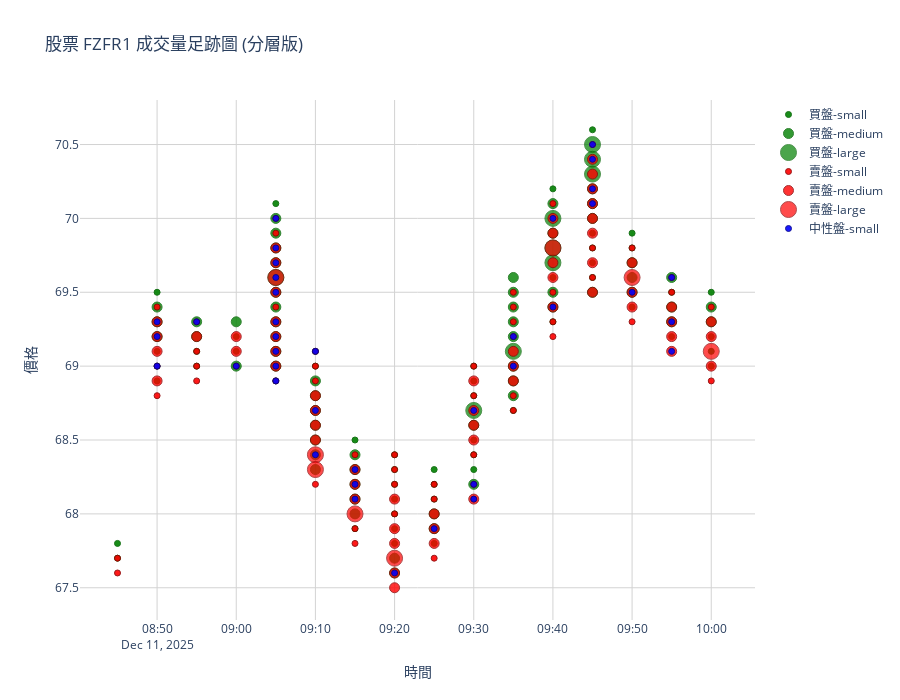

Notebook source saved alongside this figure:
### Markdown cell above
#### 走勢分布圖

### Code cell
def create_footprint_scatter_layered(fp_series):
    fig = go.Figure()
    
    # 定義分層閾值
    VOLUME_LEVELS = {
        'small': (1, 50),      # 小量
        'medium': (51, 200),   # 中量
        'large': (201, float('inf'))  # 大量
    }
    
    # 準備分層數據
    buy_data = {'small': [], 'medium': [], 'large': []}
    sell_data = {'small': [], 'medium': [], 'large': []}
    neutral_data = {'small': [], 'medium': [], 'large': []}
    
    for timestamp, fp_dict in fp_series.items():
        if isinstance(fp_dict, float) and np.isnan(fp_dict):
            continue
            
        for price, data in fp_dict.items():
            buy_vol = data.get('buy', 0)
            sell_vol = data.get('sell', 0)
            neutral_vol = data.get('neutral', 0)
            
            # 分類買盤
            if buy_vol > 0:
                for level, (min_vol, max_vol) in VOLUME_LEVELS.items():
                    if min_vol <= buy_vol <= max_vol:
                        buy_data[level].append((timestamp, price, buy_vol))
                        break
            
            # 分類賣盤
            if sell_vol > 0:
                for level, (min_vol, max_vol) in VOLUME_LEVELS.items():
                    if min_vol <= sell_vol <= max_vol:
                        sell_data[level].append((timestamp, price, sell_vol))
                        break
            
            # 分類中性盤
            if neutral_vol > 0:
                for level, (min_vol, max_vol) in VOLUME_LEVELS.items():
                    if min_vol <= neutral_vol <= max_vol:
                        neutral_data[level].append((timestamp, price, neutral_vol))
                        break
    
    # 顏色和大小配置
    level_config = {
        'small': {'size': 6, 'opacity': 0.9, 'symbol': 'circle'},
        'medium': {'size': 10, 'opacity': 0.8, 'symbol': 'circle'},
        'large': {'size': 16, 'opacity': 0.7, 'symbol': 'circle'}
    }
    
    # 添加買盤分層
    for level in ['small', 'medium', 'large']:
        if buy_data[level]:
            timestamps, prices, volumes = zip(*buy_data[level])
            fig.add_trace(go.Scatter(
                x=timestamps,
                y=prices,
                mode='markers',
                name=f'買盤-{level}',
                marker=dict(
                    size=level_config[level]['size'],
                    color='green',
                    opacity=level_config[level]['opacity'],
                    symbol=level_config[level]['symbol'],
                    line=dict(width=1, color='darkgreen')
                ),
                hovertemplate=(
                    "時間: %{x}<br>" +
                    "價格: %{y}<br>" +
                    "買盤量: %{text}<br>" +
                    "級別: " + level +
                    "<extra></extra>"
                ),
                text=volumes
            ))
    
    # 添加賣盤分層
    for level in ['small', 'medium', 'large']:
        if sell_data[level]:
            timestamps, prices, volumes = zip(*sell_data[level])
            fig.add_trace(go.Scatter(
                x=timestamps,
                y=prices,
                mode='markers',
                name=f'賣盤-{level}',
                marker=dict(
                    size=level_config[level]['size'],
                    color='red',
                    opacity=level_config[level]['opacity'],
                    symbol=level_config[level]['symbol'],
                    line=dict(width=1, color='darkred')
                ),
                hovertemplate=(
                    "時間: %{x}<br>" +
                    "價格: %{y}<br>" +
                    "賣盤量: %{text}<br>" +
                    "級別: " + level +
                    "<extra></extra>"
                ),
                text=volumes
            ))
    
    # 添加中性盤分層
    for level in ['small', 'medium', 'large']:
        if neutral_data[level]:
            timestamps, prices, volumes = zip(*neutral_data[level])
            fig.add_trace(go.Scatter(
                x=timestamps,
                y=prices,
                mode='markers',
                name=f'中性盤-{level}',
                marker=dict(
                    size=level_config[level]['size'],
                    color='blue',
                    opacity=level_config[level]['opacity'],
                    symbol=level_config[level]['symbol'],
                    line=dict(width=1, color='darkblue')
                ),
                hovertemplate=(
                    "時間: %{x}<br>" +
                    "價格: %{y}<br>" +
                    "中性盤量: %{text}<br>" +
                    "級別: " + level +
                    "<extra></extra>"
                ),
                text=volumes
            ))
    
    fig.update_layout(
        title=f"股票 {code} 成交量足跡圖 (分層版)",
        xaxis_title="時間",
        yaxis_title="價格",
        height=700,
        showlegend=True,
        plot_bgcolor='white'
    )
    
    fig.update_xaxes(showgrid=True, gridwidth=1, gridcolor='lightgray')
    fig.update_yaxes(showgrid=True, gridwidth=1, gridcolor='lightgray')
    
    return fig

fig = create_footprint_scatter_layered(fp_data[f'volume_footprint_{code}'].loc[time1: time2])
fig.show()

### Figure 1 — Plotly figure (JSON) as saved in the notebook; plotly's stock layout.template omitted (floating-point values rounded to 4 significant figures)
{"data": [{"hovertemplate": "時間: %{x}<br>價格: %{y}<br>買盤量: %{text}<br>級別: small<extra></extra>", "marker": {"color": "green", "line": {"color": "darkgreen", "width": 1}, "opacity": 0.9, "size": 6, "symbol": "circle"}, "mode": "markers", "name": "買盤-small", "text": ["14.0", "33.0", "22.0", "12.0", "6.0", "1.0", "14.0", "21.0", "38.0", "32.0", "5.0", "3.0", "34.0", "1.0", "15.0", "22.0", "20.0", "38.0", "6.0", "21.0", "7.0", "47.0", "12.0", "3.0", "38.0", "39.0", "43.0", "35.0", "39.0", "37.0", "38.0", "15.0", "38.0", "45.0", "5.0", "19.0", "39.0", "29.0", "16.0", "50.0", "28.0", "22.0", "20.0", "3.0", "27.0", "14.0", "35.0", "21.0", "2.0", "50.0", "31.0", "10.0"], "type": "scatter", "x": ["2025-12-11T08:45:00", "2025-12-11T08:45:00", "2025-12-11T08:50:00", "2025-12-11T08:50:00", "2025-12-11T08:50:00", "2025-12-11T08:50:00", "2025-12-11T08:55:00", "2025-12-11T08:55:00", "2025-12-11T09:00:00", "2025-12-11T09:00:00", "2025-12-11T09:05:00", "2025-12-11T09:05:00", "2025-12-11T09:10:00", "2025-12-11T09:10:00", "2025-12-11T09:15:00", "2025-12-11T09:15:00", "2025-12-11T09:20:00", "2025-12-11T09:20:00", "2025-12-11T09:20:00", "2025-12-11T09:20:00", "2025-12-11T09:20:00", "2025-12-11T09:20:00", "2025-12-11T09:20:00", "2025-12-11T09:25:00", "2025-12-11T09:25:00", "2025-12-11T09:25:00", "2025-12-11T09:25:00", "2025-12-11T09:30:00", "2025-12-11T09:30:00", "2025-12-11T09:30:00", "2025-12-11T09:30:00", "2025-12-11T09:30:00", "2025-12-11T09:30:00", "2025-12-11T09:30:00", "2025-12-11T09:35:00", "2025-12-11T09:40:00", "2025-12-11T09:40:00", "2025-12-11T09:40:00", "2025-12-11T09:45:00", "2025-12-11T09:45:00", "2025-12-11T09:45:00", "2025-12-11T09:45:00", "2025-12-11T09:45:00", "2025-12-11T09:50:00", "2025-12-11T09:50:00", "2025-12-11T09:50:00", "2025-12-11T09:55:00", "2025-12-11T09:55:00", "2025-12-11T10:00:00", "2025-12-11T10:00:00", "2025-12-11T10:00:00", "2025-12-11T10:00:00"], "y": [67.8, 67.7, 69.5, 69.1, 69, 68.9, 69.1, 69, 69.2, 69.1, 70.1, 68.9, 69.1, 69, 68.5, 67.9, 68.4, 68.3, 68.2, 68.1, 68, 67.9, 67.8, 68.3, 68.2, 68.1, 67.8, 69, 68.9, 68.8, 68.5, 68.4, 68.3, 68.1, 68.7, 70.2, 69.6, 69.3, 70.6, 69.9, 69.8, 69.7, 69.6, 69.9, 69.8, 69.4, 69.5, 69.2, 69.5, 69.2, 69.1, 69]}, {"hovertemplate": "時間: %{x}<br>價格: %{y}<br>買盤量: %{text}<br>級別: medium<extra></extra>", "marker": {"color": "green", "line": {"color": "darkgreen", "width": 1}, "opacity": 0.8, "size": 10, "symbol": "circle"}, "mode": "markers", "name": "買盤-medium", "text": ["121.0", "161.0", "71.0", "65.0", "99.0", "53.0", "94.0", "152.0", "174.0", "140.0", "181.0", "68.0", "80.0", "148.0", "147.0", "123.0", "82.0", "128.0", "116.0", "120.0", "124.0", "93.0", "51.0", "102.0", "63.0", "66.0", "132.0", "102.0", "86.0", "57.0", "67.0", "79.0", "116.0", "127.0", "141.0", "118.0", "92.0", "58.0", "83.0", "156.0", "107.0", "56.0", "117.0", "62.0", "176.0", "156.0", "63.0", "105.0", "130.0", "71.0", "82.0", "85.0", "60.0", "56.0", "63.0", "66.0", "71.0", "61.0", "52.0"], "type": "scatter", "x": ["2025-12-11T08:50:00", "2025-12-11T08:50:00", "2025-12-11T08:50:00", "2025-12-11T08:55:00", "2025-12-11T08:55:00", "2025-12-11T09:00:00", "2025-12-11T09:00:00", "2025-12-11T09:05:00", "2025-12-11T09:05:00", "2025-12-11T09:05:00", "2025-12-11T09:05:00", "2025-12-11T09:05:00", "2025-12-11T09:05:00", "2025-12-11T09:05:00", "2025-12-11T09:05:00", "2025-12-11T09:05:00", "2025-12-11T09:05:00", "2025-12-11T09:10:00", "2025-12-11T09:10:00", "2025-12-11T09:10:00", "2025-12-11T09:10:00", "2025-12-11T09:10:00", "2025-12-11T09:10:00", "2025-12-11T09:10:00", "2025-12-11T09:15:00", "2025-12-11T09:15:00", "2025-12-11T09:15:00", "2025-12-11T09:15:00", "2025-12-11T09:15:00", "2025-12-11T09:20:00", "2025-12-11T09:20:00", "2025-12-11T09:25:00", "2025-12-11T09:25:00", "2025-12-11T09:30:00", "2025-12-11T09:30:00", "2025-12-11T09:35:00", "2025-12-11T09:35:00", "2025-12-11T09:35:00", "2025-12-11T09:35:00", "2025-12-11T09:35:00", "2025-12-11T09:35:00", "2025-12-11T09:35:00", "2025-12-11T09:35:00", "2025-12-11T09:40:00", "2025-12-11T09:40:00", "2025-12-11T09:40:00", "2025-12-11T09:40:00", "2025-12-11T09:45:00", "2025-12-11T09:45:00", "2025-12-11T09:45:00", "2025-12-11T09:45:00", "2025-12-11T09:50:00", "2025-12-11T09:50:00", "2025-12-11T09:50:00", "2025-12-11T09:55:00", "2025-12-11T09:55:00", "2025-12-11T09:55:00", "2025-12-11T10:00:00", "2025-12-11T10:00:00"], "y": [69.4, 69.3, 69.2, 69.3, 69.2, 69.3, 69, 70, 69.9, 69.8, 69.7, 69.5, 69.4, 69.3, 69.2, 69.1, 69, 68.9, 68.8, 68.7, 68.6, 68.5, 68.4, 68.3, 68.4, 68.3, 68.2, 68.1, 68, 67.7, 67.6, 68, 67.9, 68.6, 68.2, 69.6, 69.5, 69.4, 69.3, 69.2, 69, 68.9, 68.8, 70.1, 69.9, 69.5, 69.4, 70.2, 70.1, 70, 69.5, 69.7, 69.6, 69.5, 69.6, 69.4, 69.3, 69.4, 69.3]}, {"hovertemplate": "時間: %{x}<br>價格: %{y}<br>買盤量: %{text}<br>級別: large<extra></extra>", "marker": {"color": "green", "line": {"color": "darkgreen", "width": 1}, "opacity": 0.7, "size": 16, "symbol": "circle"}, "mode": "markers", "name": "買盤-large", "text": ["205.0", "209.0", "257.0", "233.0", "233.0", "209.0", "304.0", "576.0", "259.0"], "type": "scatter", "x": ["2025-12-11T09:05:00", "2025-12-11T09:30:00", "2025-12-11T09:35:00", "2025-12-11T09:40:00", "2025-12-11T09:40:00", "2025-12-11T09:40:00", "2025-12-11T09:45:00", "2025-12-11T09:45:00", "2025-12-11T09:45:00"], "y": [69.6, 68.7, 69.1, 70, 69.8, 69.7, 70.5, 70.4, 70.3]}, {"hovertemplate": "時間: %{x}<br>價格: %{y}<br>賣盤量: %{text}<br>級別: small<extra></extra>", "marker": {"color": "red", "line": {"color": "darkred", "width": 1}, "opacity": 0.9, "size": 6, "symbol": "circle"}, "mode": "markers", "name": "賣盤-small", "text": ["39.0", "5.0", "16.0", "26.0", "2.0", "4.0", "13.0", "2.0", "8.0", "38.0", "40.0", "41.0", "11.0", "48.0", "12.0", "39.0", "30.0", "35.0", "11.0", "23.0", "14.0", "12.0", "7.0", "8.0", "37.0", "9.0", "49.0", "35.0", "8.0", "29.0", "9.0", "50.0", "39.0", "12.0", "5.0", "47.0", "32.0", "50.0", "10.0", "17.0", "50.0", "2.0", "47.0", "24.0", "50.0", "8.0", "26.0", "1.0", "32.0", "27.0", "9.0"], "type": "scatter", "x": ["2025-12-11T08:45:00", "2025-12-11T08:45:00", "2025-12-11T08:50:00", "2025-12-11T08:50:00", "2025-12-11T08:50:00", "2025-12-11T08:55:00", "2025-12-11T08:55:00", "2025-12-11T08:55:00", "2025-12-11T08:55:00", "2025-12-11T09:00:00", "2025-12-11T09:05:00", "2025-12-11T09:05:00", "2025-12-11T09:05:00", "2025-12-11T09:05:00", "2025-12-11T09:10:00", "2025-12-11T09:10:00", "2025-12-11T09:10:00", "2025-12-11T09:10:00", "2025-12-11T09:15:00", "2025-12-11T09:15:00", "2025-12-11T09:15:00", "2025-12-11T09:20:00", "2025-12-11T09:20:00", "2025-12-11T09:20:00", "2025-12-11T09:20:00", "2025-12-11T09:25:00", "2025-12-11T09:25:00", "2025-12-11T09:25:00", "2025-12-11T09:30:00", "2025-12-11T09:30:00", "2025-12-11T09:30:00", "2025-12-11T09:30:00", "2025-12-11T09:35:00", "2025-12-11T09:35:00", "2025-12-11T09:35:00", "2025-12-11T09:35:00", "2025-12-11T09:35:00", "2025-12-11T09:35:00", "2025-12-11T09:40:00", "2025-12-11T09:40:00", "2025-12-11T09:40:00", "2025-12-11T09:40:00", "2025-12-11T09:45:00", "2025-12-11T09:45:00", "2025-12-11T09:45:00", "2025-12-11T09:50:00", "2025-12-11T09:50:00", "2025-12-11T09:55:00", "2025-12-11T09:55:00", "2025-12-11T10:00:00", "2025-12-11T10:00:00"], "y": [67.7, 67.6, 69.4, 69, 68.8, 69.3, 69.1, 69, 68.9, 69, 70, 69.9, 69.4, 68.9, 69.1, 69, 68.9, 68.2, 68.4, 67.9, 67.8, 68.4, 68.3, 68.2, 68, 68.2, 68.1, 67.7, 69, 68.8, 68.4, 68.2, 69.5, 69.4, 69.3, 69.2, 68.8, 68.7, 70.1, 69.5, 69.3, 69.2, 70.5, 69.8, 69.6, 69.8, 69.3, 69.6, 69.5, 69.4, 68.9]}, {"hovertemplate": "時間: %{x}<br>價格: %{y}<br>賣盤量: %{text}<br>級別: medium<extra></extra>", "marker": {"color": "red", "line": {"color": "darkred", "width": 1}, "opacity": 0.8, "size": 10, "symbol": "circle"}, "mode": "markers", "name": "賣盤-medium", "text": ["86.0", "79.0", "64.0", "53.0", "82.0", "87.0", "69.0", "76.0", "99.0", "153.0", "67.0", "114.0", "135.0", "195.0", "79.0", "107.0", "117.0", "79.0", "103.0", "117.0", "120.0", "57.0", "57.0", "79.0", "166.0", "89.0", "81.0", "75.0", "69.0", "51.0", "90.0", "90.0", "80.0", "85.0", "136.0", "73.0", "86.0", "128.0", "196.0", "156.0", "68.0", "65.0", "120.0", "164.0", "143.0", "91.0", "67.0", "55.0", "133.0", "85.0", "78.0", "127.0", "53.0", "79.0", "180.0", "145.0", "114.0", "102.0", "94.0", "83.0"], "type": "scatter", "x": ["2025-12-11T08:50:00", "2025-12-11T08:50:00", "2025-12-11T08:50:00", "2025-12-11T08:50:00", "2025-12-11T08:55:00", "2025-12-11T09:00:00", "2025-12-11T09:00:00", "2025-12-11T09:05:00", "2025-12-11T09:05:00", "2025-12-11T09:05:00", "2025-12-11T09:05:00", "2025-12-11T09:05:00", "2025-12-11T09:05:00", "2025-12-11T09:05:00", "2025-12-11T09:10:00", "2025-12-11T09:10:00", "2025-12-11T09:10:00", "2025-12-11T09:10:00", "2025-12-11T09:15:00", "2025-12-11T09:15:00", "2025-12-11T09:15:00", "2025-12-11T09:20:00", "2025-12-11T09:20:00", "2025-12-11T09:20:00", "2025-12-11T09:20:00", "2025-12-11T09:20:00", "2025-12-11T09:25:00", "2025-12-11T09:25:00", "2025-12-11T09:25:00", "2025-12-11T09:30:00", "2025-12-11T09:30:00", "2025-12-11T09:30:00", "2025-12-11T09:30:00", "2025-12-11T09:30:00", "2025-12-11T09:35:00", "2025-12-11T09:35:00", "2025-12-11T09:35:00", "2025-12-11T09:40:00", "2025-12-11T09:40:00", "2025-12-11T09:40:00", "2025-12-11T09:40:00", "2025-12-11T09:40:00", "2025-12-11T09:45:00", "2025-12-11T09:45:00", "2025-12-11T09:45:00", "2025-12-11T09:45:00", "2025-12-11T09:45:00", "2025-12-11T09:45:00", "2025-12-11T09:45:00", "2025-12-11T09:45:00", "2025-12-11T09:50:00", "2025-12-11T09:50:00", "2025-12-11T09:50:00", "2025-12-11T09:55:00", "2025-12-11T09:55:00", "2025-12-11T09:55:00", "2025-12-11T09:55:00", "2025-12-11T10:00:00", "2025-12-11T10:00:00", "2025-12-11T10:00:00"], "y": [69.3, 69.2, 69.1, 68.9, 69.2, 69.2, 69.1, 69.8, 69.7, 69.5, 69.3, 69.2, 69.1, 69, 68.8, 68.7, 68.6, 68.5, 68.3, 68.2, 68.1, 68.1, 67.9, 67.8, 67.6, 67.5, 68, 67.9, 67.8, 68.9, 68.7, 68.6, 68.5, 68.1, 69.1, 69, 68.9, 70, 69.9, 69.7, 69.6, 69.4, 70.4, 70.3, 70.2, 70.1, 70, 69.9, 69.7, 69.5, 69.7, 69.5, 69.4, 69.4, 69.3, 69.2, 69.1, 69.3, 69.2, 69]}, {"hovertemplate": "時間: %{x}<br>價格: %{y}<br>賣盤量: %{text}<br>級別: large<extra></extra>", "marker": {"color": "red", "line": {"color": "darkred", "width": 1}, "opacity": 0.7, "size": 16, "symbol": "circle"}, "mode": "markers", "name": "賣盤-large", "text": ["359.0", "292.0", "379.0", "212.0", "239.0", "273.0", "317.0", "227.0"], "type": "scatter", "x": ["2025-12-11T09:05:00", "2025-12-11T09:10:00", "2025-12-11T09:10:00", "2025-12-11T09:15:00", "2025-12-11T09:20:00", "2025-12-11T09:40:00", "2025-12-11T09:50:00", "2025-12-11T10:00:00"], "y": [69.6, 68.4, 68.3, 68, 67.7, 69.8, 69.6, 69.1]}, {"hovertemplate": "時間: %{x}<br>價格: %{y}<br>中性盤量: %{text}<br>級別: small<extra></extra>", "marker": {"color": "blue", "line": {"color": "darkblue", "width": 1}, "opacity": 0.9, "size": 6, "symbol": "circle"}, "mode": "markers", "name": "中性盤-small", "text": ["1.0", "3.0", "1.0", "1.0", "7.0", "3.0", "2.0", "10.0", "2.0", "1.0", "3.0", "4.0", "6.0", "4.0", "1.0", "8.0", "12.0", "6.0", "1.0", "3.0", "2.0", "18.0", "1.0", "7.0", "10.0", "2.0", "2.0", "1.0", "3.0", "3.0", "1.0", "4.0", "1.0", "22.0", "14.0", "6.0", "1.0", "14.0"], "type": "scatter", "x": ["2025-12-11T08:50:00", "2025-12-11T08:50:00", "2025-12-11T08:50:00", "2025-12-11T08:55:00", "2025-12-11T09:00:00", "2025-12-11T09:05:00", "2025-12-11T09:05:00", "2025-12-11T09:05:00", "2025-12-11T09:05:00", "2025-12-11T09:05:00", "2025-12-11T09:05:00", "2025-12-11T09:05:00", "2025-12-11T09:05:00", "2025-12-11T09:05:00", "2025-12-11T09:05:00", "2025-12-11T09:10:00", "2025-12-11T09:10:00", "2025-12-11T09:10:00", "2025-12-11T09:15:00", "2025-12-11T09:15:00", "2025-12-11T09:15:00", "2025-12-11T09:20:00", "2025-12-11T09:25:00", "2025-12-11T09:30:00", "2025-12-11T09:30:00", "2025-12-11T09:30:00", "2025-12-11T09:35:00", "2025-12-11T09:35:00", "2025-12-11T09:40:00", "2025-12-11T09:40:00", "2025-12-11T09:45:00", "2025-12-11T09:45:00", "2025-12-11T09:45:00", "2025-12-11T09:45:00", "2025-12-11T09:50:00", "2025-12-11T09:55:00", "2025-12-11T09:55:00", "2025-12-11T09:55:00"], "y": [69.3, 69.2, 69, 69.3, 69, 70, 69.8, 69.7, 69.6, 69.5, 69.3, 69.2, 69.1, 69, 68.9, 69.1, 68.7, 68.4, 68.3, 68.2, 68.1, 67.6, 67.9, 68.7, 68.2, 68.1, 69.2, 69, 70, 69.4, 70.5, 70.4, 70.2, 70.1, 69.5, 69.6, 69.3, 69.1]}], "layout": {"height": 700, "plot_bgcolor": "white", "showlegend": true, "title": {"text": "股票 FZFR1 成交量足跡圖 (分層版)"}, "xaxis": {"gridcolor": "lightgray", "gridwidth": 1, "showgrid": true, "title": {"text": "時間"}}, "yaxis": {"gridcolor": "lightgray", "gridwidth": 1, "showgrid": true, "title": {"text": "價格"}}}}
